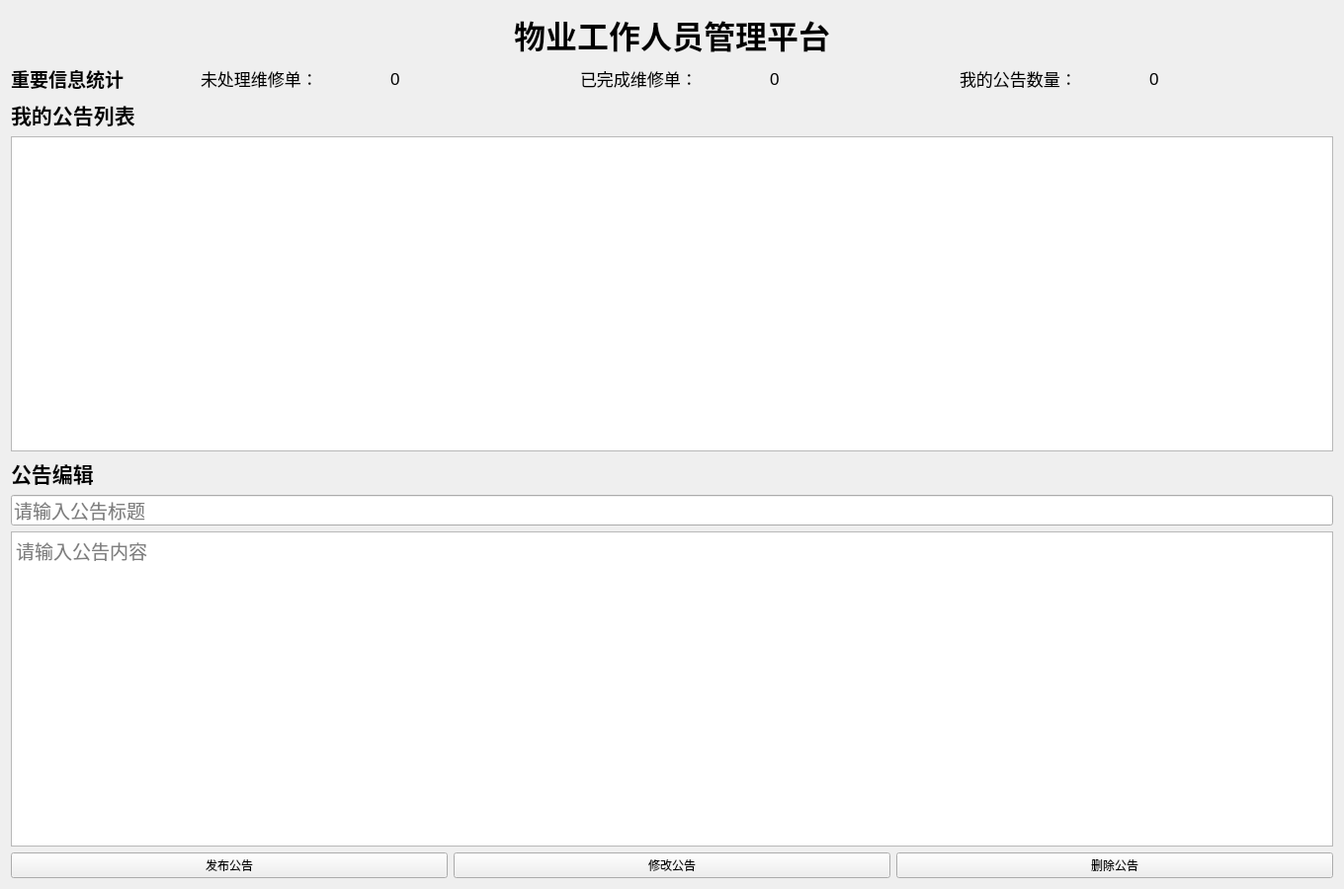
<?xml version="1.0" encoding="UTF-8"?>
<ui version="4.0">
 <class>StaffHome</class>
 <widget class="QWidget" name="StaffHome">
  <property name="geometry">
   <rect>
    <x>0</x>
    <y>0</y>
    <width>1360</width>
    <height>900</height>
   </rect>
  </property>
  <property name="windowTitle">
   <string>物业工作人员首页</string>
  </property>
  <layout class="QVBoxLayout" name="mainLayout">
   <item>
    <widget class="QLabel" name="titleLabel">
     <property name="font">
      <font>
       <pointsize>24</pointsize>
       <weight>75</weight>
       <bold>true</bold>
      </font>
     </property>
     <property name="text">
      <string>物业工作人员管理平台</string>
     </property>
     <property name="alignment">
      <set>Qt::AlignCenter</set>
     </property>
    </widget>
   </item>
   <item>
    <layout class="QHBoxLayout" name="infoLayout">
     <item>
      <widget class="QLabel" name="infoTitle">
       <property name="font">
        <font>
         <pointsize>14</pointsize>
         <weight>75</weight>
         <bold>true</bold>
        </font>
       </property>
       <property name="text">
        <string>重要信息统计</string>
       </property>
      </widget>
     </item>
     <item>
      <widget class="QLabel" name="untreatedRepairLabel">
       <property name="font">
        <font>
         <pointsize>13</pointsize>
        </font>
       </property>
       <property name="text">
        <string>未处理维修单：</string>
       </property>
      </widget>
     </item>
     <item>
      <widget class="QLabel" name="untreatedRepair">
       <property name="font">
        <font>
         <pointsize>13</pointsize>
        </font>
       </property>
       <property name="text">
        <string>0</string>
       </property>
      </widget>
     </item>
     <item>
      <widget class="QLabel" name="completedRepairLabel">
       <property name="font">
        <font>
         <pointsize>13</pointsize>
        </font>
       </property>
       <property name="text">
        <string>已完成维修单：</string>
       </property>
      </widget>
     </item>
     <item>
      <widget class="QLabel" name="completedRepair">
       <property name="font">
        <font>
         <pointsize>13</pointsize>
        </font>
       </property>
       <property name="text">
        <string>0</string>
       </property>
      </widget>
     </item>
     <item>
      <widget class="QLabel" name="myNoticeLabel">
       <property name="font">
        <font>
         <pointsize>13</pointsize>
        </font>
       </property>
       <property name="text">
        <string>我的公告数量：</string>
       </property>
      </widget>
     </item>
     <item>
      <widget class="QLabel" name="myNoticeCount">
       <property name="font">
        <font>
         <pointsize>13</pointsize>
        </font>
       </property>
       <property name="text">
        <string>0</string>
       </property>
      </widget>
     </item>
    </layout>
   </item>
   <item>
    <widget class="QLabel" name="noticeTitle">
     <property name="font">
      <font>
       <pointsize>16</pointsize>
       <weight>75</weight>
       <bold>true</bold>
      </font>
     </property>
     <property name="text">
      <string>我的公告列表</string>
     </property>
    </widget>
   </item>
   <item>
    <widget class="QListWidget" name="noticeList">
     <property name="font">
      <font>
       <pointsize>14</pointsize>
      </font>
     </property>
    </widget>
   </item>
   <item>
    <widget class="QLabel" name="editTitle">
     <property name="font">
      <font>
       <pointsize>16</pointsize>
       <weight>75</weight>
       <bold>true</bold>
      </font>
     </property>
     <property name="text">
      <string>公告编辑</string>
     </property>
    </widget>
   </item>
   <item>
    <widget class="QLineEdit" name="noticeTitleEdit">
     <property name="font">
      <font>
       <pointsize>14</pointsize>
      </font>
     </property>
     <property name="placeholderText">
      <string>请输入公告标题</string>
     </property>
    </widget>
   </item>
   <item>
    <widget class="QTextEdit" name="noticeContentEdit">
     <property name="font">
      <font>
       <pointsize>14</pointsize>
      </font>
     </property>
     <property name="placeholderText">
      <string>请输入公告内容</string>
     </property>
    </widget>
   </item>
   <item>
    <layout class="QHBoxLayout" name="buttonLayout">
     <item>
      <widget class="QPushButton" name="publishBtn">
       <property name="text">
        <string>发布公告</string>
       </property>
      </widget>
     </item>
     <item>
      <widget class="QPushButton" name="modifyBtn">
       <property name="text">
        <string>修改公告</string>
       </property>
      </widget>
     </item>
     <item>
      <widget class="QPushButton" name="deleteBtn">
       <property name="text">
        <string>删除公告</string>
       </property>
      </widget>
     </item>
    </layout>
   </item>
  </layout>
 </widget>
 <resources/>
 <connections/>
</ui>
